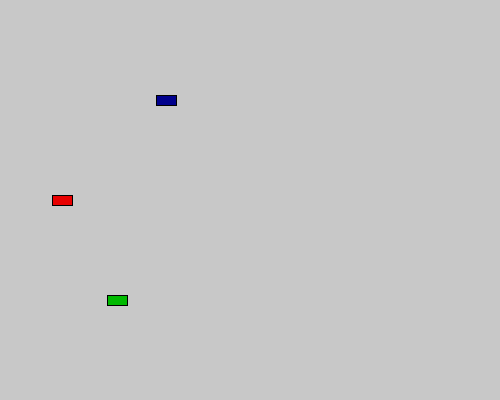
Frame 1 (no input)
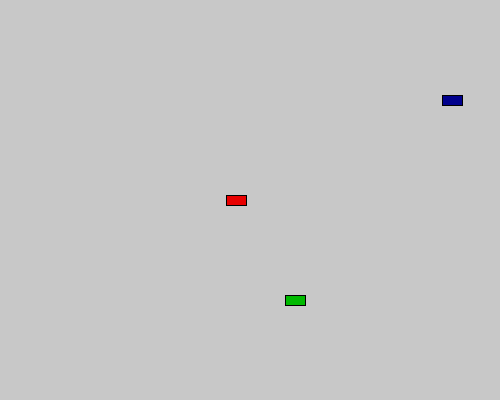
Frame 60 (the mouse pressed at the canvas centre just before this capture)
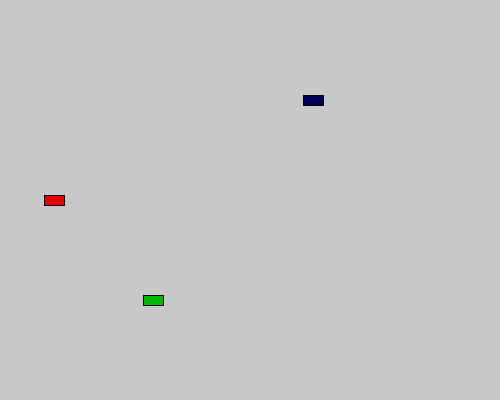
Frame 120 (the mouse held since frame 60 and released just before this capture)

The Processing sketch that drew these frames (run headless with seeded random() and noise(); from frame 60 on, the mouse is pressed at the canvas centre):

// Processing sketch: processing_118603
// ── processing_118603.pde

//my car assignment... :/


//global variables
Car myCar1, myCar2, myCar3;

void setup(){
  size(500,400);
  background(200);
  rectMode(CENTER);
  
  myCar1 = new Car(height/4, "blue");
  myCar2 = new Car(height/2, "red");
  myCar3 = new Car(height/4 * 3, "green");
}

void draw()
{
  background(200);
  myCar1.move(myCar2,myCar3);
  myCar2.move(myCar1,myCar3);
  myCar3.move(myCar1,myCar2);
  myCar1.display();
  myCar2.display();
  myCar3.display();
}

class Car{
   float x;
   float y;
   float w;
   float h;
   float speed;
   color hue;
   boolean win;
   String t;
   int dir;
   
   Car (float _y, String type){
      x = random(width/2);
      y = _y;
      w = 20;
      h = 10;
      t = type;
      if(t == "blue"){
        hue = color(0,0,random(100, 255));
      }else if(t == "red"){
        hue = color(random(100, 255),0,0);
      }else if(t == "green"){
        hue = color(0,random(100, 255),0);
      }      
      win = false;
      speed = random(2, 5);
      dir = 1;
   }
   void move(Car a, Car b){
     x += speed;
     if(x < 10 || x > width-10){
       //println(t + " wins!");
       if(x > width -10) x = width - 11;
       if(x < 10) x = 11;
       win = true;
       dir = -dir;
       speed  = random(3,7) * dir;
       a.speed = random(3,7) * dir;
       b.speed = random(3,7) * dir; 
             
     }
     //if(t == "green")println( speed);
     
   }
   void display(){
     if(win){
       if(t == "blue"){
        hue = color(0,0,random(255));
      }else if(t == "red"){
        hue = color(random(255),0,0);
      }else if(t == "green"){
        hue = color(0,random(255),0);
      }
      win = false;
     }
     fill(hue);
     rect(x,y,w,h);
     
   }
   
   
  
}
